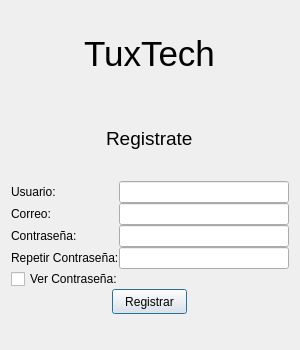
<?xml version="1.0" encoding="UTF-8"?>
<ui version="4.0">
 <class>vtnRegister</class>
 <widget class="QDialog" name="vtnRegister">
  <property name="geometry">
   <rect>
    <x>0</x>
    <y>0</y>
    <width>300</width>
    <height>350</height>
   </rect>
  </property>
  <property name="minimumSize">
   <size>
    <width>250</width>
    <height>300</height>
   </size>
  </property>
  <property name="maximumSize">
   <size>
    <width>300</width>
    <height>350</height>
   </size>
  </property>
  <property name="font">
   <font>
    <family>Segoe UI</family>
   </font>
  </property>
  <property name="windowTitle">
   <string>Login</string>
  </property>
  <property name="styleSheet">
   <string notr="true"/>
  </property>
  <property name="modal">
   <bool>false</bool>
  </property>
  <layout class="QVBoxLayout" name="verticalLayout_4">
   <item>
    <layout class="QVBoxLayout" name="verticalLayout_2">
     <property name="spacing">
      <number>0</number>
     </property>
     <item>
      <layout class="QVBoxLayout" name="verticalLayout_5">
       <property name="spacing">
        <number>0</number>
       </property>
       <item alignment="Qt::AlignmentFlag::AlignHCenter">
        <widget class="QLabel" name="label_2">
         <property name="font">
          <font>
           <family>Segoe UI</family>
           <pointsize>26</pointsize>
          </font>
         </property>
         <property name="text">
          <string>TuxTech</string>
         </property>
        </widget>
       </item>
       <item alignment="Qt::AlignmentFlag::AlignHCenter">
        <widget class="QLabel" name="label">
         <property name="font">
          <font>
           <family>Segoe UI</family>
           <pointsize>14</pointsize>
          </font>
         </property>
         <property name="frameShape">
          <enum>QFrame::Shape::NoFrame</enum>
         </property>
         <property name="text">
          <string>Registrate</string>
         </property>
        </widget>
       </item>
      </layout>
     </item>
     <item>
      <layout class="QHBoxLayout" name="horizontalLayout">
       <item>
        <widget class="QLabel" name="label_3">
         <property name="text">
          <string>Usuario:</string>
         </property>
        </widget>
       </item>
       <item>
        <widget class="QLineEdit" name="txtUser">
         <property name="sizePolicy">
          <sizepolicy hsizetype="Fixed" vsizetype="Fixed">
           <horstretch>25</horstretch>
           <verstretch>0</verstretch>
          </sizepolicy>
         </property>
         <property name="minimumSize">
          <size>
           <width>100</width>
           <height>0</height>
          </size>
         </property>
         <property name="maximumSize">
          <size>
           <width>170</width>
           <height>16777215</height>
          </size>
         </property>
        </widget>
       </item>
      </layout>
     </item>
     <item>
      <layout class="QHBoxLayout" name="horizontalLayout_2">
       <item>
        <widget class="QLabel" name="label_4">
         <property name="text">
          <string>Correo:</string>
         </property>
        </widget>
       </item>
       <item>
        <widget class="QLineEdit" name="txtCorreo">
         <property name="maximumSize">
          <size>
           <width>170</width>
           <height>16777215</height>
          </size>
         </property>
        </widget>
       </item>
      </layout>
     </item>
     <item>
      <layout class="QHBoxLayout" name="horizontalLayout_3">
       <item>
        <widget class="QLabel" name="label_6">
         <property name="text">
          <string>Contraseña:</string>
         </property>
        </widget>
       </item>
       <item>
        <widget class="QLineEdit" name="txtPassword">
         <property name="maximumSize">
          <size>
           <width>170</width>
           <height>16777215</height>
          </size>
         </property>
         <property name="echoMode">
          <enum>QLineEdit::EchoMode::Password</enum>
         </property>
        </widget>
       </item>
      </layout>
     </item>
     <item>
      <layout class="QHBoxLayout" name="horizontalLayout_4">
       <item>
        <widget class="QLabel" name="label_5">
         <property name="text">
          <string>Repetir Contraseña:</string>
         </property>
        </widget>
       </item>
       <item>
        <widget class="QLineEdit" name="txtRepetirPassword">
         <property name="maximumSize">
          <size>
           <width>170</width>
           <height>16777215</height>
          </size>
         </property>
         <property name="echoMode">
          <enum>QLineEdit::EchoMode::Password</enum>
         </property>
        </widget>
       </item>
      </layout>
     </item>
     <item>
      <layout class="QVBoxLayout" name="verticalLayout_6">
       <item>
        <widget class="QCheckBox" name="chbVerPassword">
         <property name="text">
          <string>Ver Contraseña:</string>
         </property>
        </widget>
       </item>
       <item alignment="Qt::AlignmentFlag::AlignHCenter">
        <widget class="QPushButton" name="btnRegistrar">
         <property name="maximumSize">
          <size>
           <width>75</width>
           <height>25</height>
          </size>
         </property>
         <property name="text">
          <string>Registrar</string>
         </property>
         <property name="icon">
          <iconset resource="../resources/icon_resources.qrc">
           <normaloff>:/iconos/enter.svg</normaloff>:/iconos/enter.svg</iconset>
         </property>
        </widget>
       </item>
       <item>
        <spacer name="verticalSpacer">
         <property name="orientation">
          <enum>Qt::Orientation::Vertical</enum>
         </property>
         <property name="sizeType">
          <enum>QSizePolicy::Policy::Fixed</enum>
         </property>
         <property name="sizeHint" stdset="0">
          <size>
           <width>20</width>
           <height>25</height>
          </size>
         </property>
        </spacer>
       </item>
      </layout>
     </item>
    </layout>
   </item>
  </layout>
 </widget>
 <resources>
  <include location="../resources/icon_resources.qrc"/>
 </resources>
 <connections/>
</ui>
